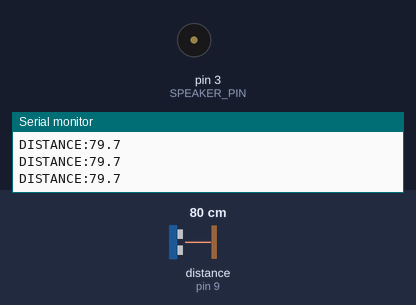
Bench run of a sketch on a simulated Arduino Uno, built with avr-gcc and run on an emulated ATmega328P. Shown: buzzer (waves = sounding), the last lines printed to the serial monitor. Wiring (inferred from the names in the program): ultrasonic range finder: trigger pin 10; echo pin 9. Inputs (shaded band) come from the test bench; at power-on: distance to the obstacle (sensor on pin 9) 80 cm. The echo pulse lasts 58.3 µs per cm.

Above: at 1.2 s.
1.3 s: distance to the obstacle (sensor on pin 9) set to 35 cm
At 1.9 s:
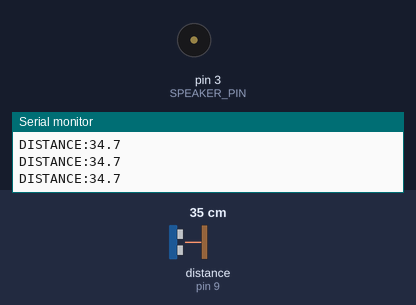
4.3 s: distance to the obstacle (sensor on pin 9) set to 29 cm
At 5.5 s:
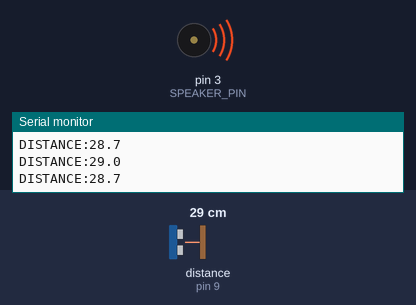
5.8 s: distance to the obstacle (sensor on pin 9) set to 60 cm
At 6.57 s:
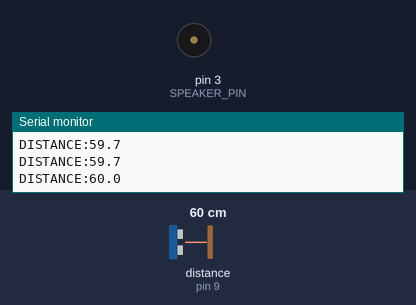
Timing chart, 0 to 14.8 s (numbered marks = the images above; inputs shaded):
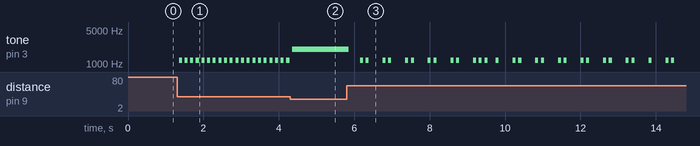

Measured:
- the behaviour switches between 31 and 30 cm on distance to the obstacle (sensor on pin 9) (found by bisection; images 1 and 2)
- after the input at 1.3 s, tone on pin 3 (SPEAKER_PIN): alternates 1200 Hz for 0.08 s and silent for 0.07 s, starting after 0.05 s
- after the input at 5.8 s, tone on pin 3 (SPEAKER_PIN): plays 1200 Hz for 0.08 s, 1200 Hz for 0.08 s, 1200 Hz for 0.08 s, 1200 Hz for 0.08 s, 1200 Hz for 0.08 s, 1200 Hz for 0.08 s … (29 notes in this stretch), starting after 0.06 s

The sketch:

arduino_ultrasonic.ino
```cpp
/*
  arduino_ultrasonic.ino

  Role: Arduino UNO reads distance from an HC-SR04 ultrasonic sensor and
  reports it over serial in a strict, machine-readable format that the
  Python backend (distance_sensor.py) parses:

      DISTANCE:75.4
      DISTANCE:-1        <- sent when no valid echo is received

  Also drives a small buzzer/speaker for local audible feedback on
  CRITICAL-zone obstacles, independent of the Python/TTS voice system.

  Wiring:
    HC-SR04:
      VCC  -> 5V
      GND  -> GND
      TRIG -> D10
      ECHO -> D9

    Speaker/buzzer:
      +    -> D3
      -    -> GND

  Baud rate: 9600

  IMPORTANT: Do not add extra Serial.println() debug lines elsewhere in
  this sketch — the Python serial parser expects ONLY "DISTANCE:<value>"
  lines on this port.
*/

const int TRIG_PIN = 10;
const int ECHO_PIN = 9;
const int SPEAKER_PIN = 3;

const unsigned long MEASURE_INTERVAL_MS = 150;   // how often to measure + report
const unsigned long PULSE_TIMEOUT_US = 30000UL;  // ~5m max range before we call it invalid

// Distance zones (must match config.py defaults)
const float ZONE_CRITICAL_MAX = 30.0;
const float ZONE_HIGH_MAX = 60.0;
const float ZONE_MEDIUM_MAX = 100.0;

unsigned long lastMeasureTime = 0;

void setup() {
  Serial.begin(9600);
  pinMode(TRIG_PIN, OUTPUT);
  pinMode(ECHO_PIN, INPUT);
  pinMode(SPEAKER_PIN, OUTPUT);
  digitalWrite(TRIG_PIN, LOW);
  noTone(SPEAKER_PIN);
}

float readDistanceCm() {
  // Trigger a 10us pulse
  digitalWrite(TRIG_PIN, LOW);
  delayMicroseconds(2);
  digitalWrite(TRIG_PIN, HIGH);
  delayMicroseconds(10);
  digitalWrite(TRIG_PIN, LOW);

  unsigned long duration = pulseIn(ECHO_PIN, HIGH, PULSE_TIMEOUT_US);

  if (duration == 0) {
    return -1.0;  // no echo received within timeout -> invalid reading
  }

  // Speed of sound ~ 0.0343 cm/us, round trip -> divide by 2
  float distanceCm = (duration * 0.0343) / 2.0;

  if (distanceCm <= 0 || distanceCm > 500) {
    return -1.0;  // out of sane range
  }

  return distanceCm;
}

void updateSpeaker(float distanceCm) {
  if (distanceCm > 0 && distanceCm <= ZONE_CRITICAL_MAX) {
    tone(SPEAKER_PIN, 2000);   // continuous urgent tone for CRITICAL zone
  } else if (distanceCm > 0 && distanceCm <= ZONE_HIGH_MAX) {
    tone(SPEAKER_PIN, 1200, 80);  // short beep for HIGH zone
  } else {
    noTone(SPEAKER_PIN);
  }
}

void loop() {
  unsigned long now = millis();

  if (now - lastMeasureTime >= MEASURE_INTERVAL_MS) {
    lastMeasureTime = now;

    float distanceCm = readDistanceCm();

    if (distanceCm < 0) {
      Serial.println("DISTANCE:-1");
    } else {
      Serial.print("DISTANCE:");
      Serial.println(distanceCm, 1);  // one decimal place
    }

    updateSpeaker(distanceCm);
  }
}
```
